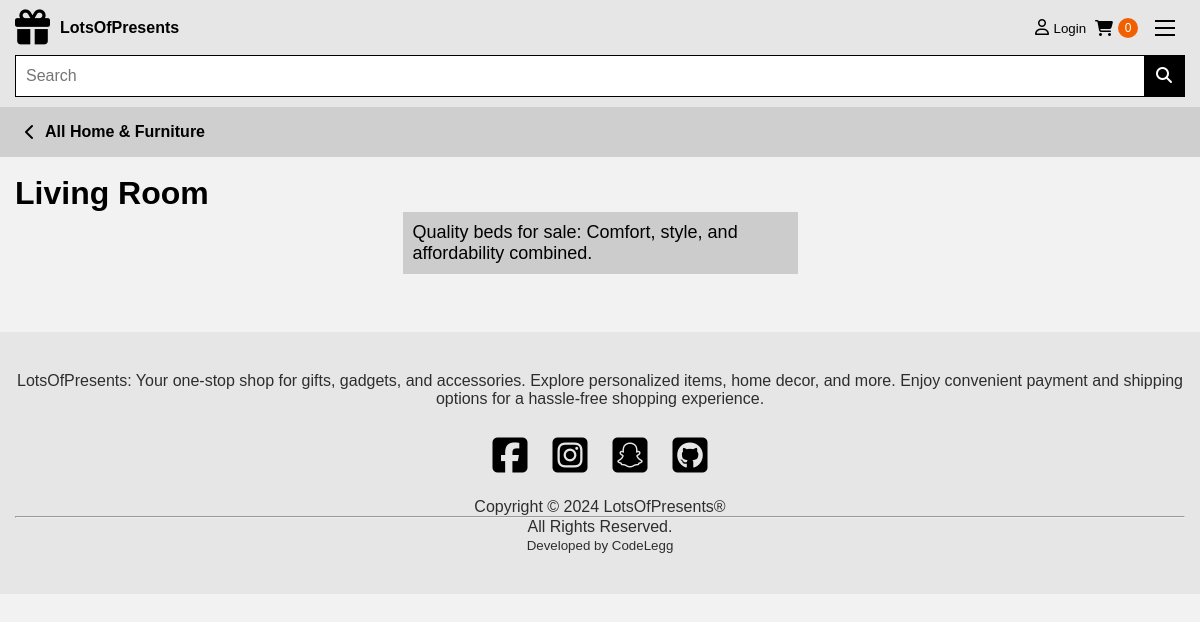
Page /level_two_categories/Living Room/ on the earlier database version.
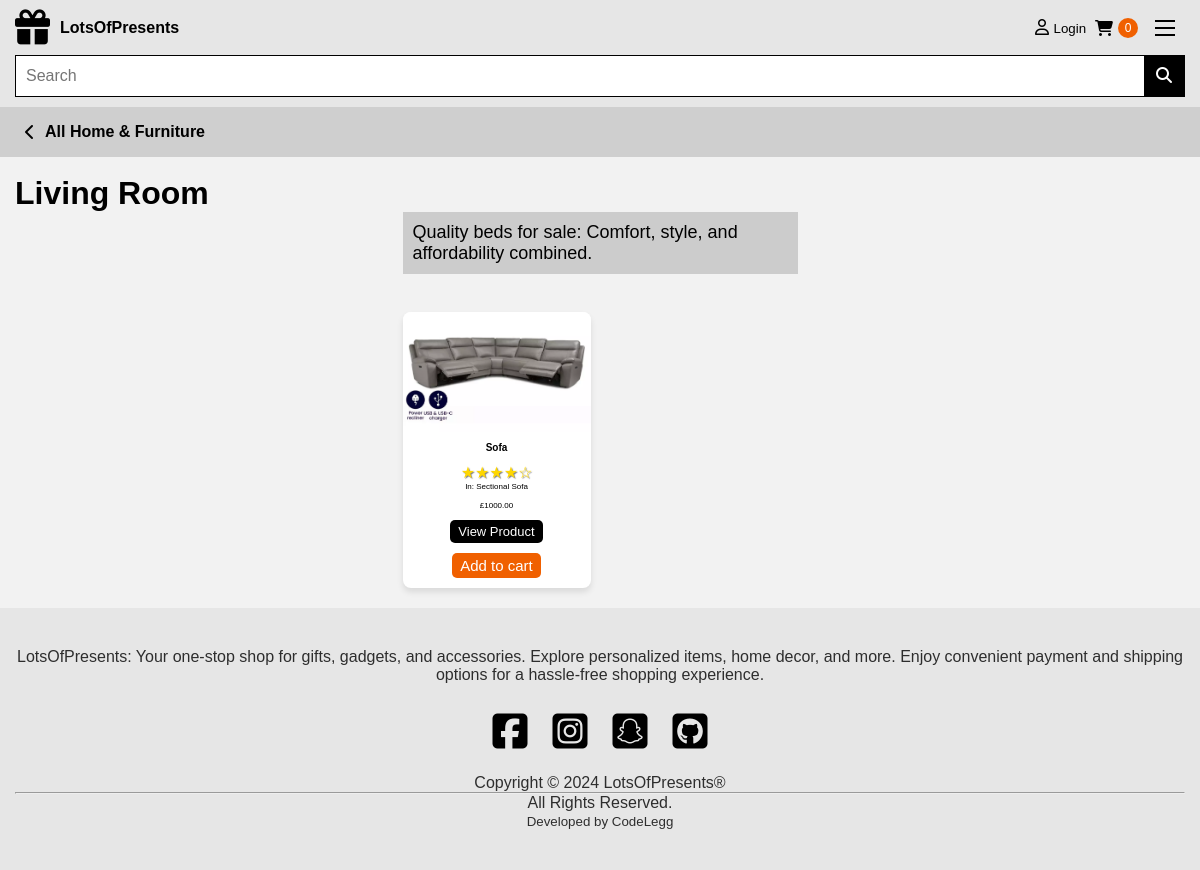
Same page on the later database version.
### store/models.py (models this page shows, shortened)
class Product(models.Model):
    name = models.CharField(max_length=100)
    price = models.DecimalField(max_digits=10, decimal_places=2)
    category = models.ForeignKey(Category, on_delete=models.CASCADE)
    description = models.TextField(blank=True, null=True)
    about_this_product = models.TextField(blank=True, null=True)
    what_type = models.CharField(max_length=100, blank=True, null=True)
    material = models.CharField(max_length=100, blank=True, null=True)
    colors = models.ManyToManyField(
        Color, blank=True
    )  # Many-to-many relationship with Color
    is_sale = models.BooleanField(default=False)
    sale_price = models.DecimalField(
        max_digits=10, decimal_places=2, blank=True, null=True
    )
    dimension_h = models.CharField(max_length=20, blank=True, null=True)
    dimension_d = models.CharField(max_length=20, blank=True, null=True)
    dimension_w = models.CharField(max_length=20, blank=True, null=True)
    dimension_dff = models.CharField(max_length=20, blank=True, null=True)

class ProductImage(models.Model):
    product = models.ForeignKey(
        Product, on_delete=models.CASCADE, related_name="images"
    )
    image = models.ImageField(upload_to="uploads/product/")

class Category(models.Model):
    CATEGORY_TYPE_CHOICES = [
        ("type", "By Type"),
        ("size", "By Size"),
    ]
    name = models.CharField(max_length=50)
    parent_category = models.ForeignKey(
        "self",
        on_delete=models.CASCADE,
        related_name="subcategories",
        null=True,
        blank=True,
    )
    image = models.ImageField(upload_to="category_images/", blank=True, null=True)
    category_type = models.CharField(
        max_length=10, choices=CATEGORY_TYPE_CHOICES, default="type"
    )
    hierarchy_level = models.IntegerField(default=0)  # Add the hierarchy level field
    def __str__(self):
        return self.name

### store/views.py (the view)
def level_two_categories(request, foo):
    foo = foo.replace("-", " ")
    try:
        category = Category.objects.get(name=foo)
        parent_category = category.parent_category
        products = get_category_products(category)
        return render(
            request,
            "level_two_categories.html",
            {"products": products, "category": category, "parent": parent_category},
        )
    except Category.DoesNotExist:
        messages.warning(request, "Category not found.")
        return redirect("home")

### cart/cart.py (called while the page is built)
    def __len__(self):
        return len(self.cart)

### cart/context_proccessors.py (called while the page is built)
def cart(request):
    return {'cart': Cart(request)}

### store/views.py (called while the page is built)
def get_category_products(category):
    products = Product.objects.filter(category=category)
    for subcategory in category.subcategories.all():
        products |= get_category_products(subcategory)
    return products

### store/templates/level_two_categories.html (shortened to what this page needs)
{% extends 'base.html' %}
{% load static %}
{% block breadcrumbs %}
{% if parent.name %}
<a class="nav-title breadcrumb hdgbread" href="{% url 'category' parent.name %}">
    <i class="fa fa-chevron-left"></i>
    All {{ parent.name }}
</a>
{% endif %}
{% endblock %}
{% block content %}
<div class="container">
    <br>
    <h1>{{ category.name }}</h1>
    <div class="image-wrapper">
        <div class="category-image-desc">
            Quality beds for sale: Comfort, style, and affordability combined.
        </div>
    </div>
    <br>
    <div class="item-card-grid">
        {% for product in products %}
        {% if product.is_sale %}
        <div class="item-card">
            <div class="sale-badge">
                SALE
            </div>
            {% with product.images.first as first_image %}
            {% if first_image %}
            <img src="{{ first_image.image.url }}" alt="{{ product.name }} Image">
            {% endif %}
            {% endwith %}
            <div class="card-content">
                <h3 class="card-title">{{ product.name }}</h3>
                <div class="review-stars">
                    <span class="star">&#9733;</span>
                    <span class="star">&#9733;</span>
                    <span class="star">&#9733;</span>
                    <span class="star">&#9733;</span>
                    <span class="star">&#9734;</span>
                </div>
                <p class="card-desc">In: {{ product.category }} <br> {{ product.description|truncatechars:50 }}</p>
                <p class="card-desc"><strike>£{{ product.price }}</strike> &nbsp; £{{ product.sale_price }}</p>
                <a href="{% url 'product' product.id %}?next={{ request.path }}" class="button view-btn">View Product</a>
                <button value="{{ product.id }}" class="button cart-btn">
                    Add to cart
                </button>
            </div>
        </div>
        {% else %}
        <div class="item-card">
            {% with product.images.first as first_image %}
            {% if first_image %}
            <img src="{{ first_image.image.url }}" alt="{{ product.name }} Image">
            {% endif %}
            {% endwith %}
            <div class="card-content">
                <h3 class="card-title">{{ product.name }}</h3>
                <div class="review-stars">
                    <span class="star">&#9733;</span>
                    <span class="star">&#9733;</span>
                    <span class="star">&#9733;</span>
                    <span class="star">&#9733;</span>
                    <span class="star">&#9734;</span>
                </div>
                <p class="card-desc">In: {{ product.category }} <br> {{ product.description|truncatechars:50 }}</p>
                <p class="card-desc">£{{ product.price }}</p>
                <a href="{% url 'product' product.id %}?next={{ request.path }}" class="button view-btn">View Product</a>
                <button value="{{ product.id }}" class="button cart-btn">
                    Add to cart
                </button>
            </div>
        </div>
        {% endif %}
        {% endfor %}
    </div>
</div>
{% endblock %}

Differences in the rows shown:
added Product: images.first.image (picture), name "Sofa", category "Sectional Sofa", price "1000.00", {{ product.id }} 9 (drawn)
